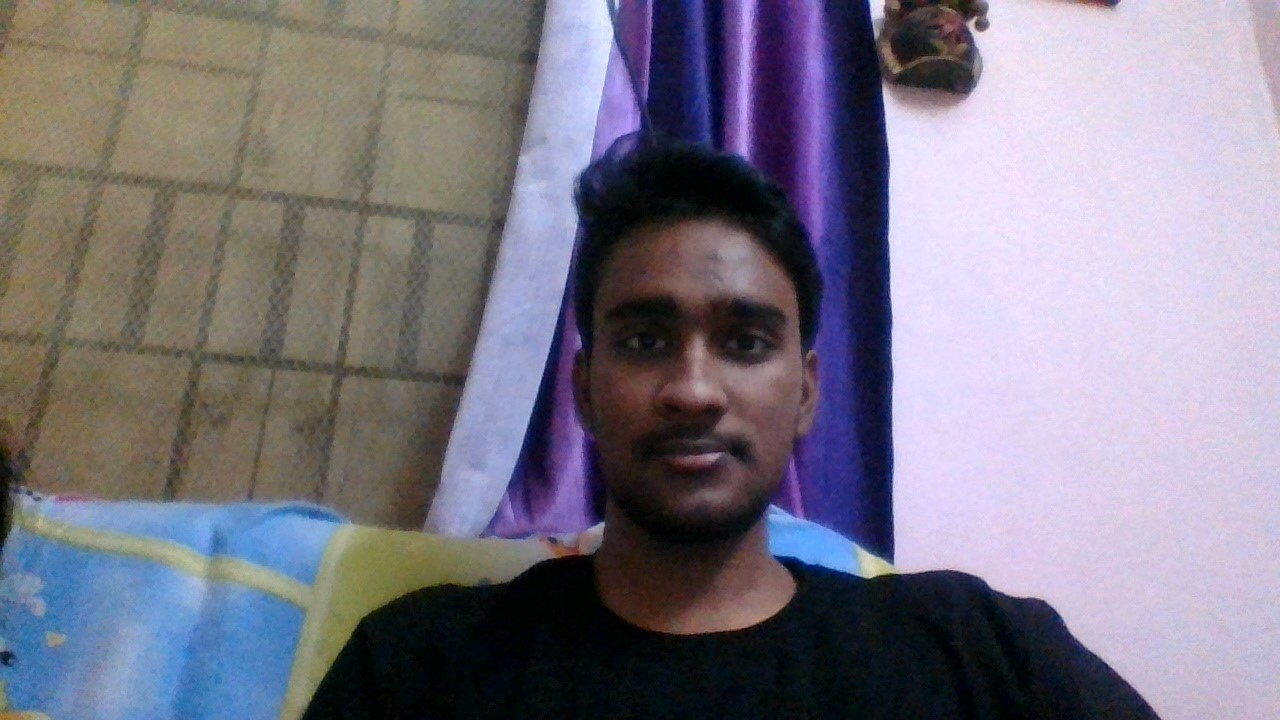
#> input picture Image.jpg, 1280 x 720 px, given in place of the camera
$ python ColorSpaces.py
#> lines starting #> are read from the running program, lines starting #| are printed output that depends on the picture; after the words box and inside, x2 and y2 are one past the last pixel; in counts of white or black regions, pixels touching at a corner belong together
import cv2
import numpy as np
import matplotlib

#HSV(Hue Saturation Value)
#HSL(Hue Saturation Lightness)
#Color Spaces is a specific organization of colors.
#In openCV there are more than 150 color-space.
''' flags = [i for i in dir(cv2) if i.startswith('COLOR_')]
print(flags)  '''
cap = cv2.VideoCapture(0)

while(1):
    #Take each frame
    _, frame = cap.read()
#> frame is the input picture: shape (720, 1280, 3); mean B, G, R 132.2, 119.2, 123.5

    #Convert BGR to HSV
    hsv = cv2.cvtColor(frame, cv2.COLOR_BGR2HSV)
#> hsv: shape (720, 1280, 3); mean H, S, V 87.9, 81.2, 142.3

    #Define range of blue color in HSV
    lower_blue = np.array([110,50,50])
    upper_blue = np.array([130,255,255])

    #Threshold the HSV image to get only blue colors
    mask = cv2.inRange(hsv, lower_blue, upper_blue)
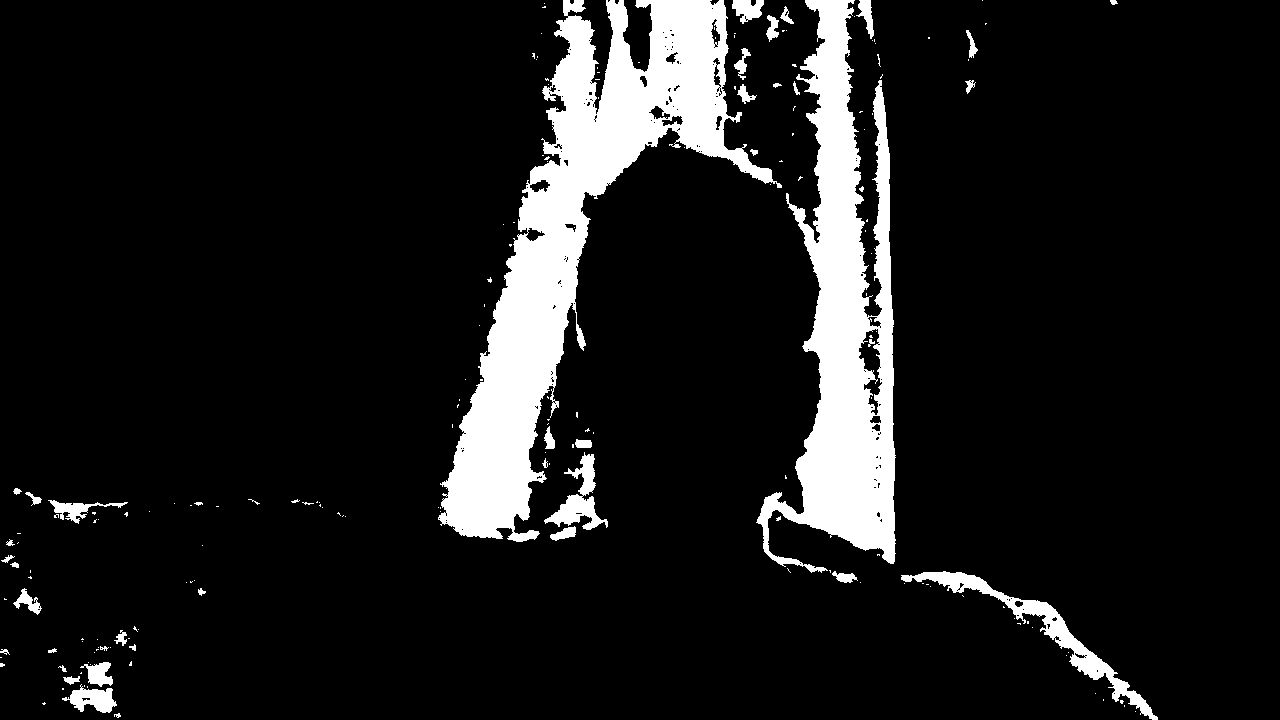
#> mask: shape (720, 1280); 10.6% white; 187 white regions (146 under 20 px), largest, box (x1, y1, x2, y2) and area: (438, 0, 782, 542) 50912, (756, 0, 896, 573) 35577, (901, 571, 1158, 720) 3990

    #Bitwise-AND mask and original image
    res = cv2.bitwise_and(frame,frame, mask = mask)
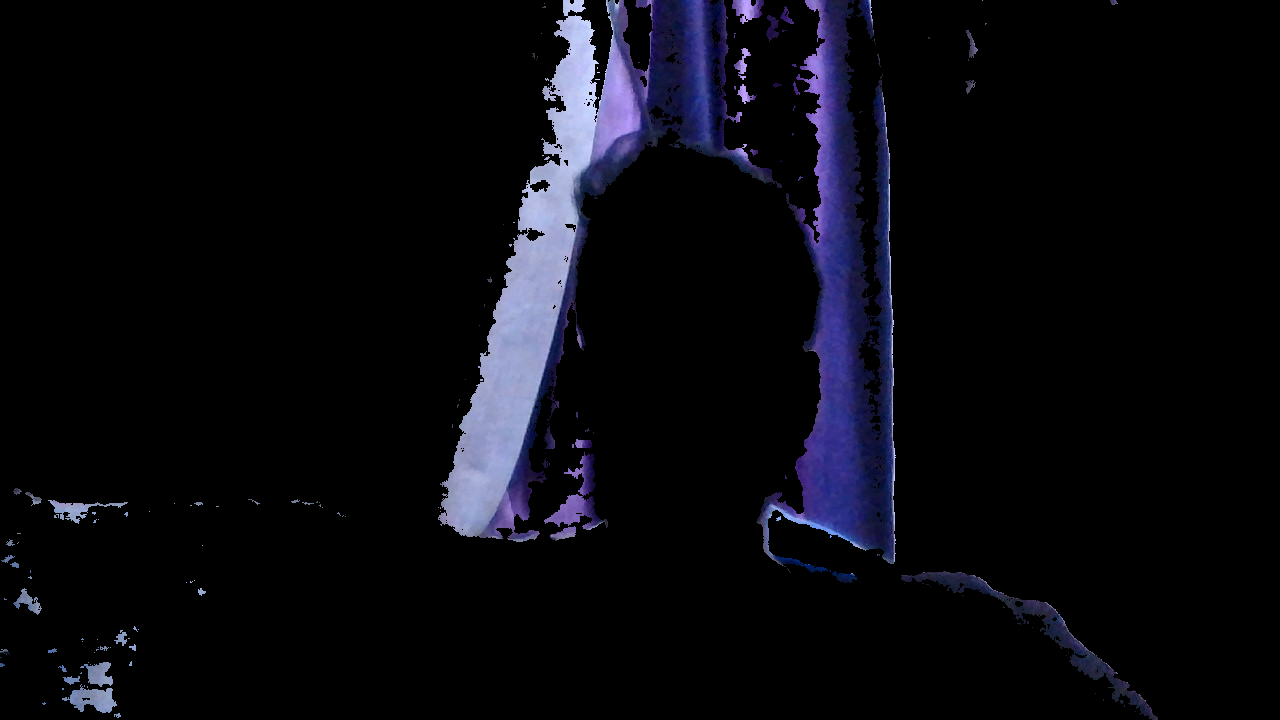
#> res: shape (720, 1280, 3); mean B, G, R 15, 9.2, 9.2

    cv2.imshow('frame', frame)
    cv2.imshow('mask', mask)
    cv2.imshow('res', res)
    k=cv2.waitKey(5) & 0xFF
#> (key Esc is pressed here)
    if k == 27:
        break
    cv2.destroyAllWindows()

    ''' green = np.uint8([[[0,255,0]]])
    hsv_green = cv2.cvtColor(green, cv2.COLOR_BGR2HSV)
    print hsv_green '''

$ run again, on Check1.jpg
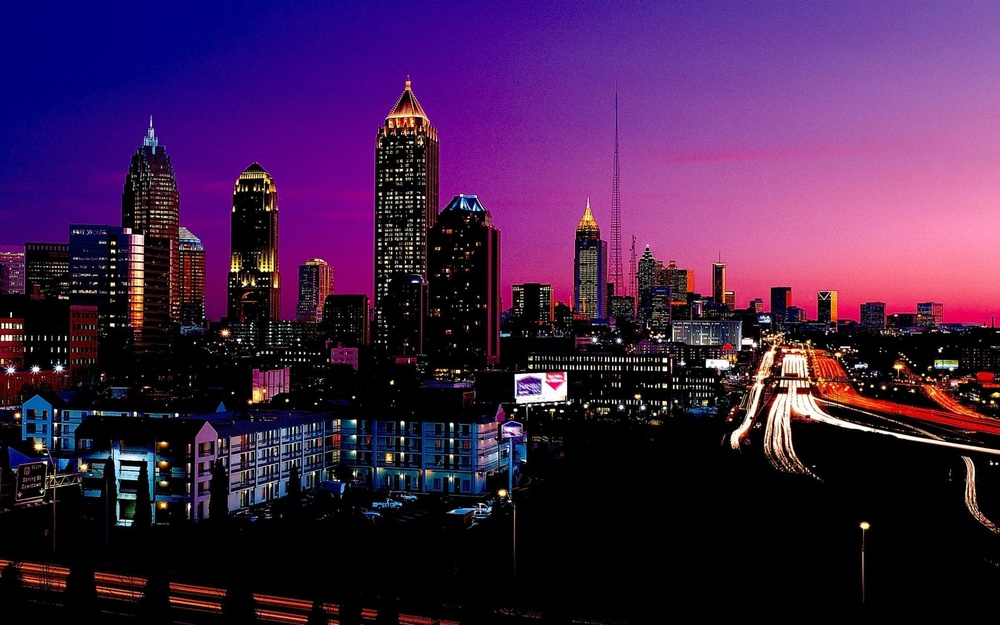
#> input picture Check1.jpg, 1000 x 625 px, shrunk from 1920 x 1200 before the run, given in place of the camera
#> frame is the input picture: shape (625, 1000, 3); mean B, G, R 74.4, 31.3, 66.4
#> hsv: shape (625, 1000, 3); mean H, S, V 89.1, 139.6, 86.4
#> `mask = cv2.inRange(hsv, lower_blue, upper_blue)`:
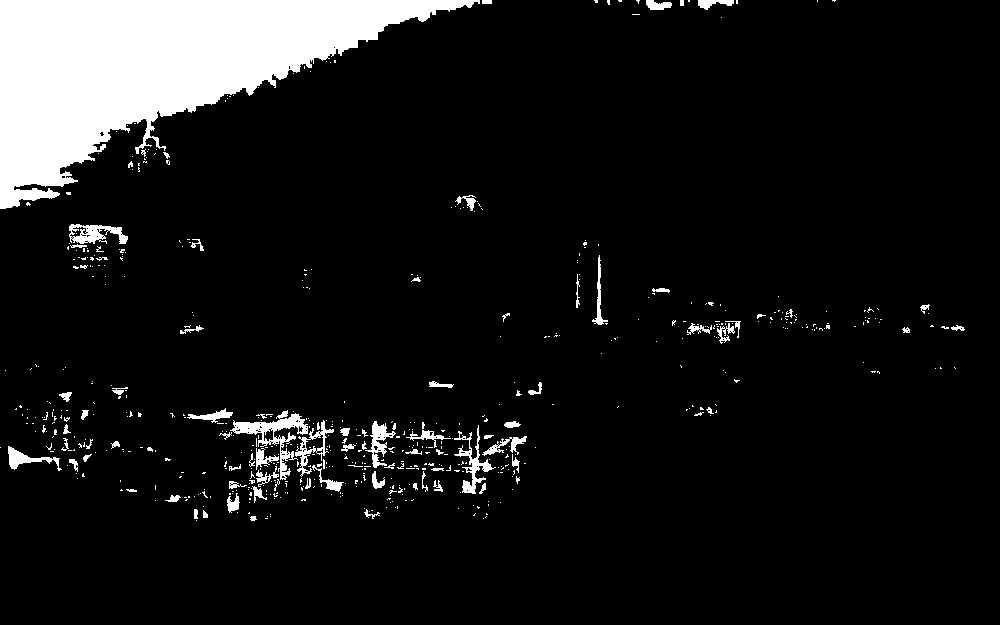
#> mask: shape (625, 1000); 9% white; 607 white regions (524 under 20 px), largest, box (x1, y1, x2, y2) and area: (0, 0, 480, 209) 45388, (230, 410, 308, 480) 1318, (454, 425, 496, 494) 681
#> `res = cv2.bitwise_and(frame,frame, mask = mask)`:
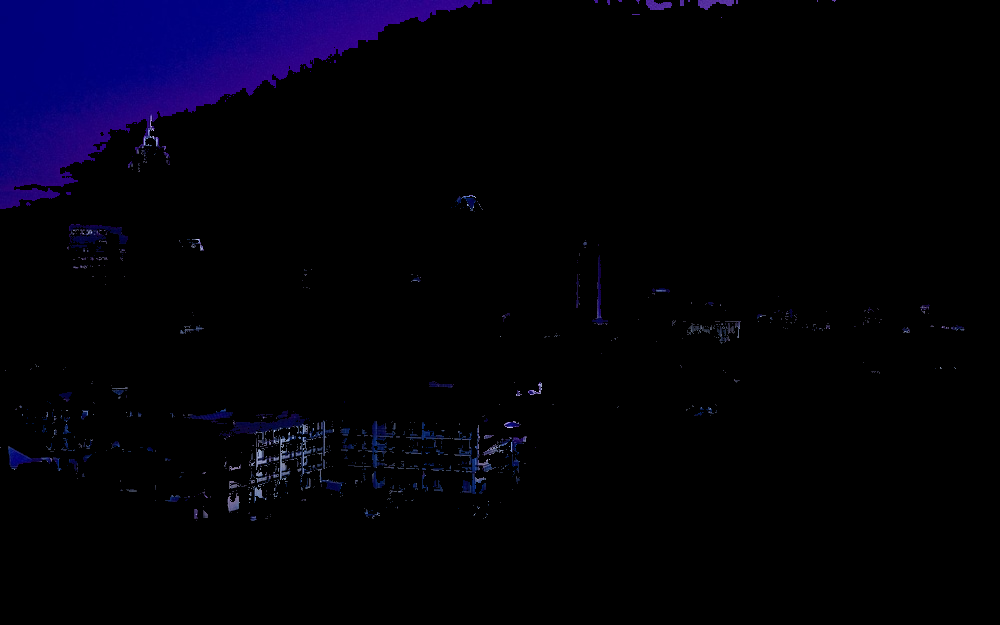
#> res: shape (625, 1000, 3); mean B, G, R 11, 0.9, 1.9
